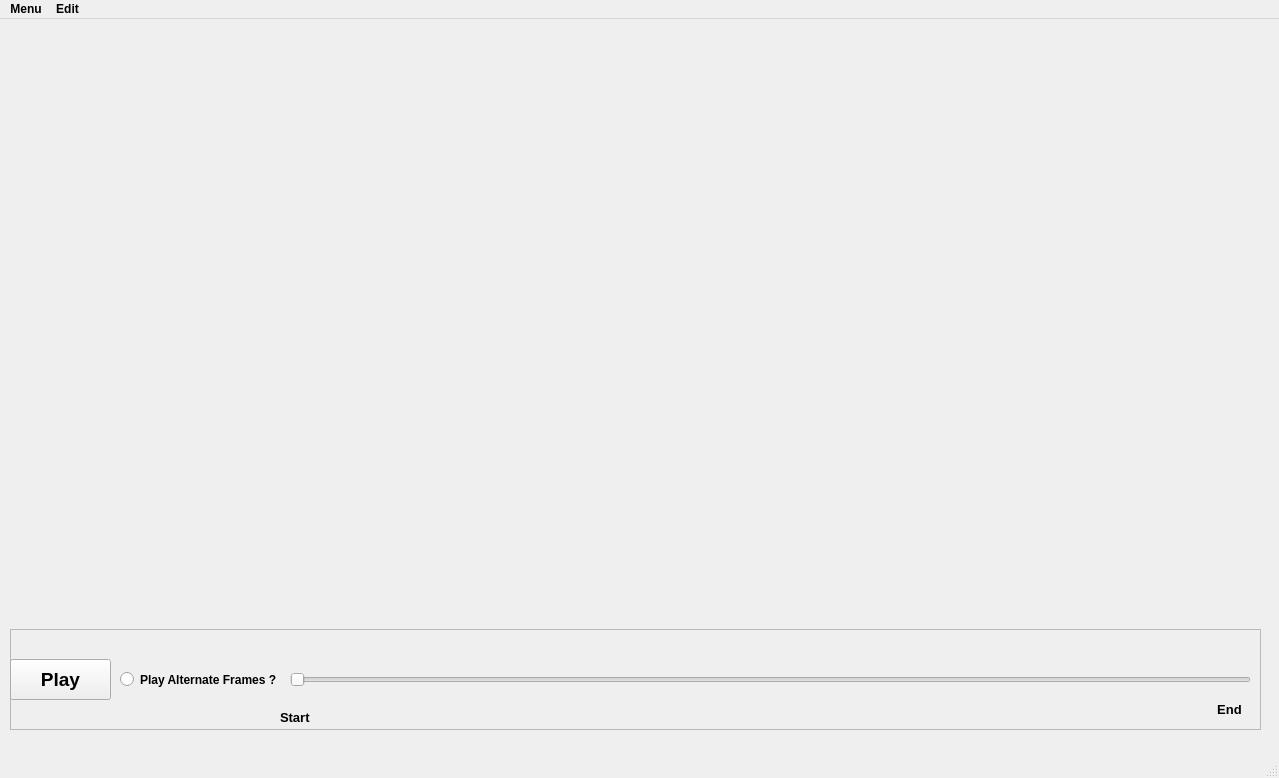
<?xml version="1.0" encoding="UTF-8"?>
<ui version="4.0">
 <class>QtPlayer</class>
 <widget class="QMainWindow" name="QtPlayer">
  <property name="geometry">
   <rect>
    <x>0</x>
    <y>0</y>
    <width>1279</width>
    <height>778</height>
   </rect>
  </property>
  <property name="font">
   <font>
    <weight>75</weight>
    <italic>false</italic>
    <bold>true</bold>
   </font>
  </property>
  <property name="windowTitle">
   <string>MainWindow</string>
  </property>
  <property name="toolButtonStyle">
   <enum>Qt::ToolButtonIconOnly</enum>
  </property>
  <widget class="QWidget" name="centralwidget">
   <widget class="QLabel" name="label">
    <property name="geometry">
     <rect>
      <x>10</x>
      <y>20</y>
      <width>1261</width>
      <height>571</height>
     </rect>
    </property>
    <property name="text">
     <string/>
    </property>
    <property name="pixmap">
     <pixmap>../background.png</pixmap>
    </property>
    <property name="scaledContents">
     <bool>true</bool>
    </property>
   </widget>
   <widget class="QFrame" name="frame">
    <property name="geometry">
     <rect>
      <x>10</x>
      <y>610</y>
      <width>1251</width>
      <height>101</height>
     </rect>
    </property>
    <property name="frameShape">
     <enum>QFrame::StyledPanel</enum>
    </property>
    <property name="frameShadow">
     <enum>QFrame::Raised</enum>
    </property>
    <widget class="QSlider" name="horizontalSlider">
     <property name="geometry">
      <rect>
       <x>280</x>
       <y>30</y>
       <width>961</width>
       <height>41</height>
      </rect>
     </property>
     <property name="orientation">
      <enum>Qt::Horizontal</enum>
     </property>
    </widget>
    <widget class="QPushButton" name="playButton">
     <property name="geometry">
      <rect>
       <x>0</x>
       <y>30</y>
       <width>101</width>
       <height>41</height>
      </rect>
     </property>
     <property name="font">
      <font>
       <pointsize>14</pointsize>
       <weight>75</weight>
       <bold>true</bold>
      </font>
     </property>
     <property name="statusTip">
      <string>Play the Video ?</string>
     </property>
     <property name="text">
      <string>Play</string>
     </property>
    </widget>
    <widget class="QRadioButton" name="alternateFrames">
     <property name="geometry">
      <rect>
       <x>110</x>
       <y>30</y>
       <width>161</width>
       <height>41</height>
      </rect>
     </property>
     <property name="font">
      <font>
       <weight>75</weight>
       <bold>true</bold>
      </font>
     </property>
     <property name="text">
      <string>Play Alternate Frames ?</string>
     </property>
    </widget>
    <widget class="QLabel" name="startLabel">
     <property name="geometry">
      <rect>
       <x>270</x>
       <y>80</y>
       <width>55</width>
       <height>16</height>
      </rect>
     </property>
     <property name="font">
      <font>
       <pointsize>10</pointsize>
       <weight>75</weight>
       <bold>true</bold>
      </font>
     </property>
     <property name="text">
      <string>Start</string>
     </property>
    </widget>
    <widget class="QLabel" name="endLabel">
     <property name="geometry">
      <rect>
       <x>1200</x>
       <y>70</y>
       <width>51</width>
       <height>20</height>
      </rect>
     </property>
     <property name="font">
      <font>
       <pointsize>10</pointsize>
       <weight>75</weight>
       <bold>true</bold>
      </font>
     </property>
     <property name="text">
      <string>  End</string>
     </property>
    </widget>
   </widget>
  </widget>
  <widget class="QMenuBar" name="menubar">
   <property name="geometry">
    <rect>
     <x>0</x>
     <y>0</y>
     <width>1279</width>
     <height>26</height>
    </rect>
   </property>
   <widget class="QMenu" name="menuMenu">
    <property name="title">
     <string>Menu</string>
    </property>
    <addaction name="actionOpen"/>
    <addaction name="actionRename"/>
    <addaction name="actionVideo_Info"/>
    <addaction name="actionExit_Player"/>
   </widget>
   <widget class="QMenu" name="menuEdit">
    <property name="title">
     <string>Edit</string>
    </property>
    <addaction name="actionTrim"/>
    <addaction name="actionMerge"/>
    <addaction name="actionSave_Frames"/>
   </widget>
   <addaction name="menuMenu"/>
   <addaction name="menuEdit"/>
  </widget>
  <widget class="QStatusBar" name="statusbar"/>
  <action name="actionOpen">
   <property name="text">
    <string>Open</string>
   </property>
   <property name="statusTip">
    <string>Open A Video</string>
   </property>
   <property name="shortcut">
    <string>Ctrl+N</string>
   </property>
  </action>
  <action name="actionRename">
   <property name="text">
    <string>Rename</string>
   </property>
  </action>
  <action name="actionVideo_Info">
   <property name="text">
    <string>Video Info.</string>
   </property>
  </action>
  <action name="actionExit_Player">
   <property name="text">
    <string>Exit Player</string>
   </property>
  </action>
  <action name="actionTrim">
   <property name="text">
    <string>Trim</string>
   </property>
  </action>
  <action name="actionMerge">
   <property name="text">
    <string>Merge</string>
   </property>
  </action>
  <action name="actionSave_Frames">
   <property name="text">
    <string>Save Frames</string>
   </property>
  </action>
 </widget>
 <resources/>
 <connections/>
</ui>
